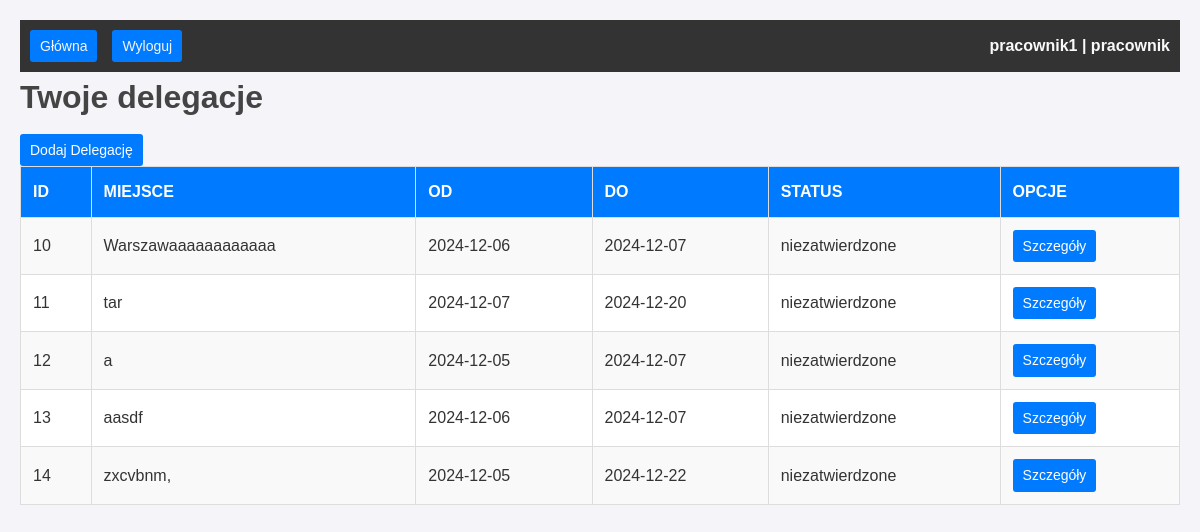
/dashboard (signed in), run on the app's committed database.
### tables this page shows
CREATE TABLE "Delegacje" (
	"id_delegacja"	INTEGER NOT NULL UNIQUE,
	"miejsce"	VARCHAR(100) NOT NULL,
	"data_rozpoczecia"	DATE NOT NULL,
	"data_zakonczenia"	DATE NOT NULL,
	"transport"	TEXT CHECK("transport" IN ('samochód', 'pociąg', 'samolot', 'inne')),
	"status"	TEXT NOT NULL CHECK("status" IN ('archiwum', 'zatwierdzone', 'anulowane', 'niezatwierdzone')),
	"opis"	TEXT,
	PRIMARY KEY("id_delegacja" AUTOINCREMENT)
);

### app.py (the view)
@app.route("/dashboard")
def dashboard():
    db = get_db()
    if session['role'] in ['manager', 'admin']:
        delegacje = db.get_all_delegations()
    else:
        delegacje = db.get_user_delegations(session["user_id"])
    if "role" not in session:
        return redirect(url_for("login"))
    return render_template("dashboard.html", role=session["role"], delegations = delegacje )

### app.py (called while the page is built)
def get_db():
    if "db" not in g:
        g.db = DatabaseManager(DATABASE)
        g.db.connect()
    return g.db

### database_manager.py (called while the page is built)
    def connect(self):
        self.connection = sqlite3.connect(self.db_name)
        self.connection.row_factory = sqlite3.Row
        self.cursor = self.connection.cursor()

    def close(self):
        if hasattr(self, "connection"):
            self.connection.close()

    def get_user_delegations(self, user_id):
        self.cursor.execute("""
            SELECT d.id_delegacja, d.miejsce, d.data_rozpoczecia, d.data_zakonczenia, d.status, d.opis
            FROM Delegacje d
            INNER JOIN Delegacje_Uzytkownicy du ON d.id_delegacja = du.id_delegacja
            WHERE du.id_uzytkownika = ?
        """, (user_id,))
        return self.cursor.fetchall()

### templates/dashboard.html (shortened to what this page needs)
<!DOCTYPE html>
<html lang="en">
<head>
    <link rel="stylesheet" href="{{ url_for('static', filename='style.css') }}">
</head>
    {% extends 'base.html' %}
    {% block content %}
        <body>
        {% if session['role'] in ['manager', 'admin'] %}
            <h1>Wszystkie delegacje</h1>
        {% else %}
            <h1>Twoje delegacje</h1>
        {% endif %}
            <div class="actions">
                <a href="{{ url_for('add_delegation') }}" class="button">Dodaj Delegację</a>
            </div>
            <table>
                <thead>
                    <tr>
                        <th>Id</th>
                        <th>Miejsce</th>
                        <th>Od</th>
                        <th>Do</th>
                        <th>Status</th>
                        <th>Opcje</th>
                    </tr>
                </thead>
                <tbody>
                    {% for delegation in delegations %}
                    <tr>
                         {% if delegation['status'] != 'archiwum' %}
                            <td>{{ delegation["id_delegacja"] }}</td>
                            <td>{{ delegation["miejsce"] }}</td>
                            <td>{{ delegation["data_rozpoczecia"] }}</td>
                            <td>{{ delegation["data_zakonczenia"] }}</td>
                            <td>{{ delegation["status"] }}</td>
                            <td>
                                <a href="{{ url_for('delegation_details', delegation_id=delegation['id_delegacja']) }}">Szczegóły</a>
                            </td>
                        {% endif %}
                    </tr>
                    {% endfor %}
                </tbody>
            </table>
        </body>
    {% endblock %}

### static/style.css (style rules this page uses)
body, h1, h2, p, a, ul, li, input, button, table, th, td { margin: 0; padding: 0; box-sizing: border-box; }
body { font-family: Arial, sans-serif; background-color: #f4f4f9; color: #333; line-height: 1.6; padding: 20px; }
h1, h2 { color: #444; margin-bottom: 10px; }
table { width: 100%; border-collapse: collapse; margin-bottom: 20px; background: white; }
th, td { padding: 12px; text-align: left; border: 1px solid #ddd; }
th { background-color: #007BFF; color: white; text-transform: uppercase; }
tr:nth-child(even) { background-color: #f9f9f9; }
a { display: inline-block; background-color: #007BFF; color: white; padding: 5px 10px; border-radius: 3px; text-decoration: none; font-size: 14px; }

### data on the page
Delegacje: id_delegacja "10", miejsce "Warszawaaaaaaaaaaaa", data_rozpoczecia "2024-12-06", data_zakonczenia "2024-12-07", status "niezatwierdzone"
Delegacje: id_delegacja "11", miejsce "tar", data_rozpoczecia "2024-12-07", data_zakonczenia "2024-12-20", status "niezatwierdzone"
Delegacje: id_delegacja "12", miejsce "a", data_rozpoczecia "2024-12-05", data_zakonczenia "2024-12-07", status "niezatwierdzone"
Delegacje: id_delegacja "13", miejsce "aasdf", data_rozpoczecia "2024-12-06", data_zakonczenia "2024-12-07", status "niezatwierdzone"
Delegacje: id_delegacja "14", miejsce "zxcvbnm,", data_rozpoczecia "2024-12-05", data_zakonczenia "2024-12-22", status "niezatwierdzone"

### other printed values
{{ session['username'] }} "pracownik1"
{{ session['role'] }} "pracownik"
